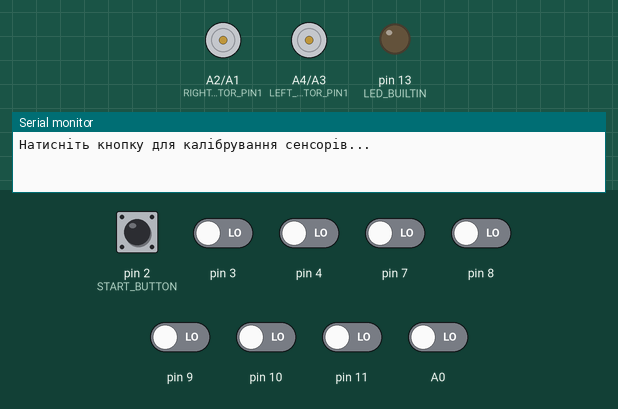
Bench run of a sketch on a simulated Arduino Nano, built with avr-gcc and run on an emulated ATmega328P. Parts: motor-driver pin pairs drawn as motors (green arrow = first pin HIGH = forward, orange = second pin HIGH = backward, longer = more drive, scaled by the enable pin), output pins drawn as LEDs (lit = HIGH), the last lines printed to the serial monitor. The test bench sets the inputs (shaded band); at power-on: pin 2 (START_BUTTON) HIGH, A0, pin 3, pin 4, pin 7–11 LOW.

Above: at 1.2 s.
1.3 s: pin 2 (START_BUTTON) pulled LOW for 0.15 s
At 1.8 s:
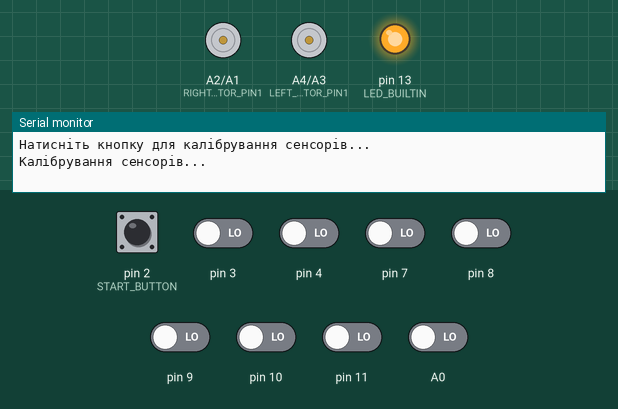
4.4 s: pin 2 (START_BUTTON) pulled LOW for 1 s
At 7.0 s:
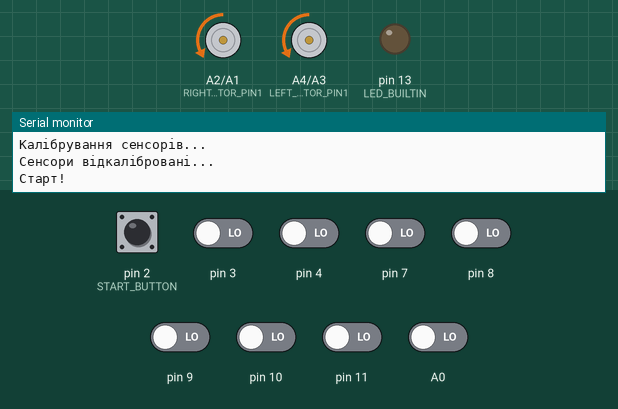
7.3 s: pin 2 (START_BUTTON) pulled LOW for 0.15 s
At 8.1 s:
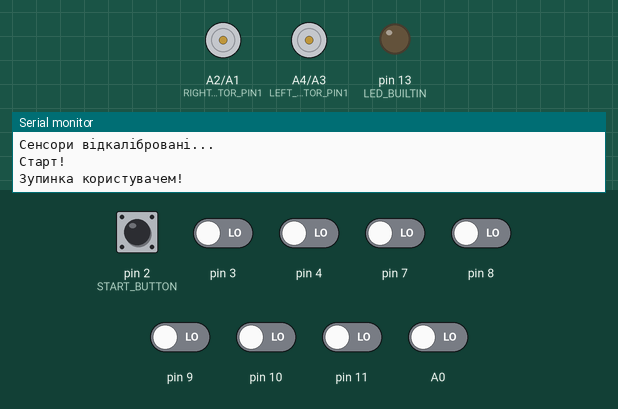
8.9 s: pin 2 (START_BUTTON) driven LOW and pin 3 driven HIGH
At 10.4 s:
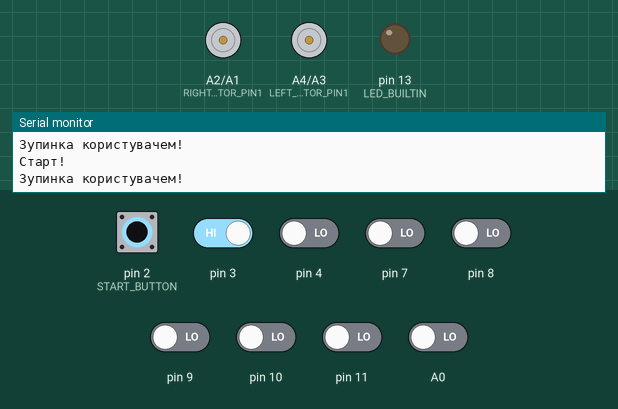
11.9 s: pin 3 driven LOW
At 13.1 s:
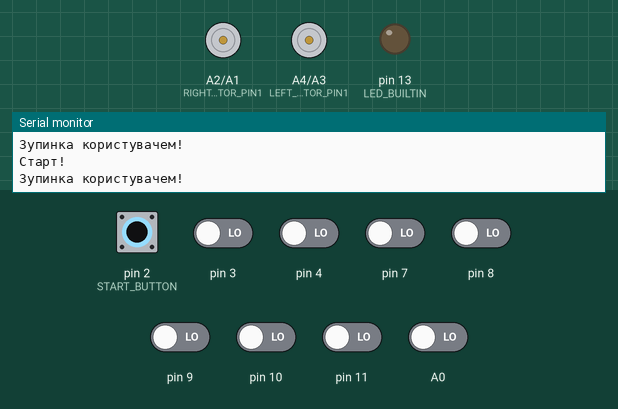
14.9 s: pin 4 driven HIGH
Timing chart, 0 to 18.4 s (numbered marks = the images above; inputs shaded):
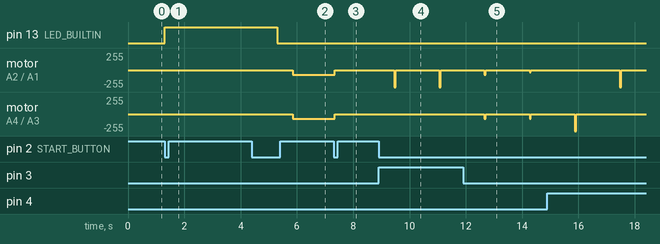

Measured:
- after the input at 1.3 s, pin 13 (LED_BUILTIN): LOW → HIGH at once
- after the input at 4.4 s, motor on A2 (RIGHT_MOTOR_PIN1) / A1 (RIGHT_MOTOR_PIN2), motor on A4 (LEFT_MOTOR_PIN1) / A3 (LEFT_MOTOR_PIN2): stopped → backward 70/255 after 1.5 s
- after the input at 7.3 s, motor on A2 (RIGHT_MOTOR_PIN1) / A1 (RIGHT_MOTOR_PIN2), motor on A4 (LEFT_MOTOR_PIN1) / A3 (LEFT_MOTOR_PIN2): backward 70/255 → stopped after 0.05 s
- after the input at 8.9 s, motor on A2 (RIGHT_MOTOR_PIN1) / A1 (RIGHT_MOTOR_PIN2): alternates backward 255/255 for 0.05 s and stopped for 1.6 s, starting after 0.55 s
- after the input at 11.9 s, motor on A4 (LEFT_MOTOR_PIN1) / A3 (LEFT_MOTOR_PIN2): alternates backward 70/255 for 0.05 s and stopped for 1.6 s, starting after 0.76 s

The sketch:

bolid_test1__8_.ino
```cpp
// Update:
// Зупиняється через 500 мс після другого круга.
// Затримка старту після кнопки — 500 мс.
// Автостоп прибрано (пошук на швидкості 70).
// Перші 500 мс після старту швидкість 150, далі 255.

#include <avr/io.h>
#include <avr/interrupt.h>
#include <QTRSensors.h>
#include <SoftwareSerial.h>

#define RIGHT_PWM 6
#define RIGHT_MOTOR_PIN1 A2
#define RIGHT_MOTOR_PIN2 A1

#define LEFT_PWM 5
#define LEFT_MOTOR_PIN1 A4
#define LEFT_MOTOR_PIN2 A3

#define START_BUTTON 2

QTRSensorsRC qtrrc((unsigned char[]) {3, 4, 7, 8, 9, 10, 11, A0}, 8);

const uint8_t SensorCount = 8;
uint16_t sensorValues[SensorCount];

int A0V = 0;
int A3V = 0;
int A4V = 0;
int A7V = 0;

const int maxSpeedValue = 150;
int maxSpeed = maxSpeedValue;

const int speedForCalibration = 120;

bool isRunning = false;
bool beginRunning = true;

int runForward = 1000000;
int beginRunningCount = 0;

int lastError = 0;
int integral = 0;

float Kp = 0.16;
float Ki = 0;
float Kd = 0.75;

int leftMotorSpeed = 0;
int rightMotorSpeed = 0;

const int blackLineValue = 250;

int lapCounter = 0;
bool onFinishLine = false;
unsigned long finishLineTimer = 0;
unsigned long startRunTimer = 0;

// Таймер для додаткового часу після фінішу
unsigned long finishExtraTime = 0;
bool isFinishing = false;

bool flagA0 = false;
bool flagA7 = false;

bool isCalibrated = false;
int blackSensors = 0;

uint16_t position = 0;
int error = 0;

int P = 0;
int I = 0;
int D = 0;
int pidValue = 0;

const int finishLinesValue = 1;
int countFinishLines = finishLinesValue;
int countAfterFinish = 300;

bool leftLight = false;
bool rightLight = false;

const int countToLightValue = 75;
int countToLight = countToLightValue;

const int errorToTurnLight = 500;
int errorCopy = error;
const int errorToLowerSpeed = 200;

bool flagToLower = false;
char buffer[9];
float s1, s2;
int kl = 0;

void setup() {
  pinMode(LEFT_MOTOR_PIN2, OUTPUT);
  pinMode(LEFT_MOTOR_PIN1, OUTPUT);
  pinMode(LEFT_PWM, OUTPUT);

  pinMode(RIGHT_MOTOR_PIN1, OUTPUT);
  pinMode(RIGHT_MOTOR_PIN2, OUTPUT);
  pinMode(RIGHT_PWM, OUTPUT);

  pinMode(START_BUTTON, INPUT_PULLUP);
  pinMode(13, OUTPUT);

  Serial.begin(9600);
  lapCounter = 0;
  finishLineTimer = millis();
  onFinishLine = false;
}

void loop() {
  if (!isCalibrated) {
    Serial.println("Натисніть кнопку для калібрування сенсорів...");
    while (digitalRead(START_BUTTON) == HIGH) {
      delay(10);
    }
    calibrateSensorsManually();
  }

  // Старт по кнопці
  if (digitalRead(START_BUTTON) == LOW && !isRunning) {
    delay(50);
    if (digitalRead(START_BUTTON) == LOW) {
      Serial.println("Старт!");
      delay(500); // ЗМЕНШЕНО: тепер болід рушає через 500 мс після натискання

      countFinishLines = finishLinesValue;
      isRunning = true;
      isFinishing = false;
      startRunTimer = millis();
    }
  } else if (digitalRead(START_BUTTON) == LOW && isRunning) {
    delay(50);
    if (digitalRead(START_BUTTON) == LOW) {
      driveMotors(0, 0);
      Serial.println("Зупинка користувачем!");
      delay(1000);
      isRunning = false;
      isFinishing = false;
    }
  }

  if (isRunning) {

    // Динамічне керування швидкістю (перші 500 мс швидкість 150, далі 255)
    if (millis() - startRunTimer < 500) {
      maxSpeed = 150;
    } else {
      maxSpeed = 255;
    }

    position = qtrrc.readLine(sensorValues);

    int blackSensors = 0;
    for (int i = 0; i < SensorCount; i++) {
      if (sensorValues[i] > 650) {
        blackSensors++;
      }
    }

    if (blackSensors >= 6) {
      if (!onFinishLine && (millis() - finishLineTimer > 1500)) {
        lapCounter++;
        finishLineTimer = millis();
        onFinishLine = true;

        Serial.print("Лінія виявлена! Коло №: ");
        Serial.println(lapCounter);

        if (lapCounter >= 2) {
          finishExtraTime = millis();
          isFinishing = true;
        }
      }
    } else if (blackSensors <= 3) {
      onFinishLine = false;
    }

    // ЗУПИНКА ПІСЛЯ 500 мс НА ФІНІШІ
    if (isFinishing && (millis() - finishExtraTime >= 500)) {
      driveMotors(0, 0);
      isRunning = false;
      isFinishing = false;
      lapCounter = 0;
      Serial.println("Фініш! Робот проїхав додаткові 500 мс і зупинився.");
      delay(2000);
    }

    if (isRunning) {

      if (blackSensors == 0) {
        // Пошук лінії на швидкості 70 (автостоп вимкнено)
        if (lastError > 0) {
          driveMotors(70, 35);
        } else if (lastError < 0) {
          driveMotors(35, 70);
        } else {
          driveMotors(70, 70);
        }

      } else {
        // ЗВИЧАЙНИЙ РУХ ПО PID
        error = position - 3500;

        P = error;

        integral = integral + error;
        if (integral > 1000) integral = 1000;
        if (integral < -1000) integral = -1000;
        I = integral;

        D = error - lastError;
        lastError = error;

        pidValue = Kp * P + Ki * I + Kd * D;

        leftMotorSpeed = maxSpeed - pidValue;
        rightMotorSpeed = maxSpeed + pidValue;

        if (leftMotorSpeed > 255) leftMotorSpeed = 255;
        if (leftMotorSpeed < 0) leftMotorSpeed = 0;
        if (rightMotorSpeed > 255) rightMotorSpeed = 255;
        if (rightMotorSpeed < 0) rightMotorSpeed = 0;

        driveMotors(leftMotorSpeed, rightMotorSpeed);
      }
    }

  } else {
    driveMotors(0, 0);
  }
}

void setSensorValues() {
  A0V = analogRead(A0);
  A3V = analogRead(A3);
  A4V = analogRead(A4);
  A7V = analogRead(A7);
}

void driveMotors(int leftSpeed, int rightSpeed) {
  if (leftSpeed > -1) {
    directLeftMotorForward();
  } else {
    directLeftMotorBackward();
    leftSpeed = -leftSpeed;
  }
  if (rightSpeed > -1) {
    directRightMotorForward();
  } else {
    directRightMotorBackward();
    rightSpeed = -rightSpeed;
  }
  analogWrite(LEFT_PWM, leftSpeed);
  analogWrite(RIGHT_PWM, rightSpeed);
}

void calibrateSensorsManually() {
  Serial.println("Калібрування сенсорів...");
  digitalWrite(LED_BUILTIN, HIGH);
  delay(1000);

  for (uint16_t i = 0; i < 60; i++) {
    qtrrc.calibrate();
    delay(25);
  }
  Serial.println("Сенсори відкалібровані...");
  digitalWrite(LED_BUILTIN, LOW);
  isCalibrated = true;
}

void directRightMotorForward() {
  digitalWrite(RIGHT_MOTOR_PIN1, LOW);
  digitalWrite(RIGHT_MOTOR_PIN2, HIGH);
}

void directLeftMotorForward() {
  digitalWrite(LEFT_MOTOR_PIN1, LOW);
  digitalWrite(LEFT_MOTOR_PIN2, HIGH);
}

void directRightMotorBackward() {
  digitalWrite(RIGHT_MOTOR_PIN1, HIGH);
  digitalWrite(RIGHT_MOTOR_PIN2, LOW);
}

void directLeftMotorBackward() {
  digitalWrite(LEFT_MOTOR_PIN1, HIGH);
  digitalWrite(LEFT_MOTOR_PIN2, LOW);
}
```
